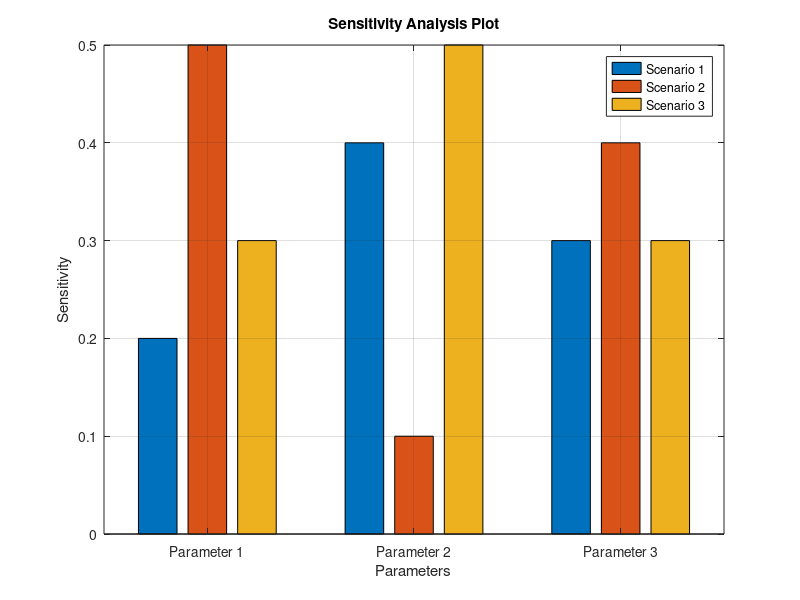

Here is the MATLAB script that generated this plot:
function sensitivity_analysis_plot()
    % Sensitivity Analysis Plot
    % This function creates a sensitivity analysis plot for an academic presentation.

    % Sample data for demonstration
    parameters = {'Parameter 1', 'Parameter 2', 'Parameter 3'};
    sensitivity = [0.2, 0.5, 0.3; 0.4, 0.1, 0.5; 0.3, 0.4, 0.3]; % Example sensitivity values

    % Create a bar plot
    figure;
    bar(sensitivity);
    set(gca, 'XTickLabel', parameters);
    xlabel('Parameters');
    ylabel('Sensitivity');
    title('Sensitivity Analysis Plot');
    legend('Scenario 1', 'Scenario 2', 'Scenario 3', 'Location', 'best');
    grid on;

    % Save the figure
    saveas(gcf, 'sensitivity_analysis_plot.png');
end
